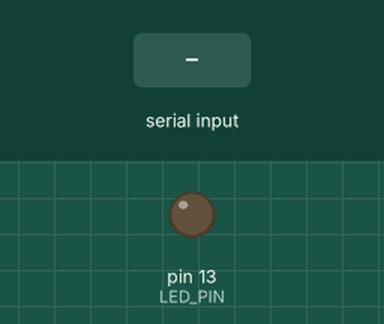
Simulated run of this sketch. Board: Arduino Mega 2560, built with avr-gcc and run on an emulated ATmega2560. Shown: output pins drawn as LEDs (lit = HIGH). Inputs (shaded band) come from the test bench. What the sketch prints to the serial monitor is not drawn.

Above: at 1.2 s.
1.3 s: "a" received over Serial
At 2.5 s:
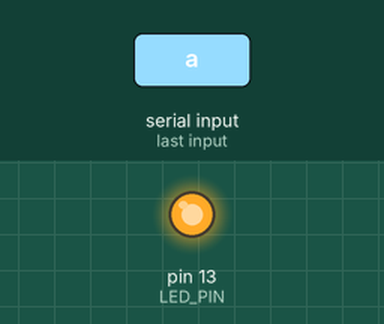
Timing chart, 0 to 4.3 s (numbered marks = the images above; inputs shaded):
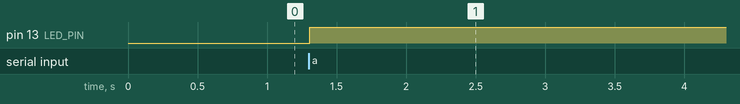

Measured:
- after the input at 1.3 s, pin 13 (LED_PIN): LOW → HIGH at once

The sketch:

protocoltest5.ino
```cpp
const int BUTTON_PIN = 22;
const int LED_PIN = 13;

//char theChar;
bool pushed = false;
bool pushedlast = false;


void setup() {
  // put your setup code here, to run once:
  Serial.begin(19200);
  //theChar = 'a';
  pinMode(BUTTON_PIN, INPUT);
  pinMode(LED_PIN, OUTPUT);
  digitalWrite(LED_PIN, LOW);
}

void loop() {
  Serial.println('H');
  delay(10);

  if (Serial.available())
  {
    if (Serial.read() == 'a')
    {
      digitalWrite(LED_PIN, HIGH);
    }
  }

  //delay(9);


  //pushedlast = pushed;
  //pushed = digitalRead(BUTTON_PIN) == LOW;

  //if (pushed && !pushedlast)
  //{
  //  Serial.println('Pushed');
  //}
  //else if (!pushed && pushedlast)
  //{
  //  Serial.println('Released');
  //}
}
```
